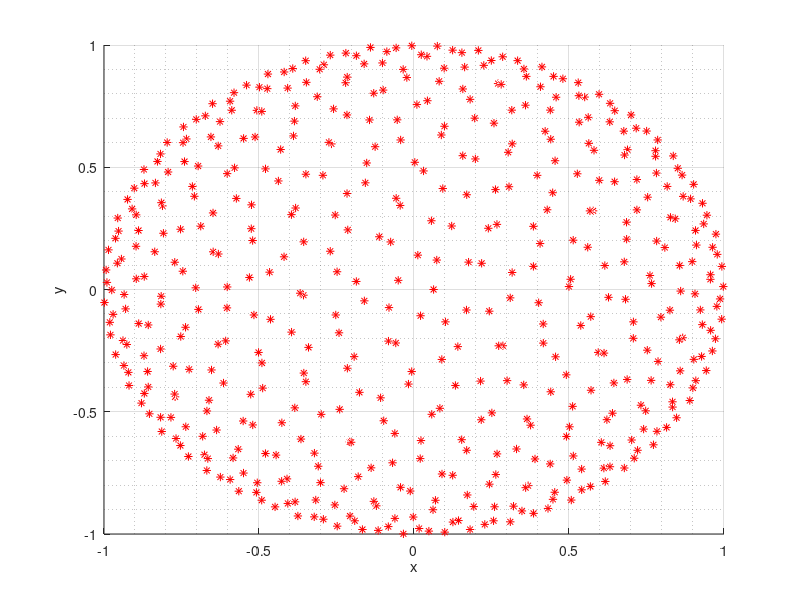

This chart was generated by the following MATLAB code:
clc;
clear;
close all;
%%
N = 500

goldenRatio = (1 + sqrt(5))/2

i = [0:N-1].';

azimuth = 2*pi*i/goldenRatio;
elevation = acos(1-2*(i+0.5)/N);

sources = cell(N,1);

figure;
hold on
for idx = 1:N
   tmp = [cos(azimuth(idx))*sin(elevation(idx)) sin(azimuth(idx))*sin(elevation(idx)) cos(elevation(idx))];
   sources{idx} = tmp;
   plot3(tmp(1),tmp(2),tmp(3),'r*')
end
grid on
grid minor
xlabel('x')
ylabel('y')
zlabel('z')
